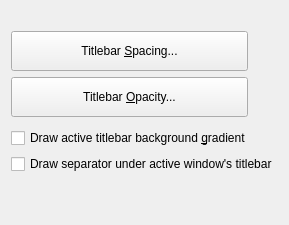
       <widget class="QWidget" name="tab_titlebar">
        <attribute name="title">
         <string>&amp;Titlebar</string>
        </attribute>
        <layout class="QVBoxLayout" name="verticalLayout_5">
         <item>
          <spacer name="verticalSpacer_22">
           <property name="orientation">
            <enum>Qt::Orientation::Vertical</enum>
           </property>
           <property name="sizeType">
            <enum>QSizePolicy::Policy::Fixed</enum>
           </property>
           <property name="sizeHint" stdset="0">
            <size>
             <width>20</width>
             <height>20</height>
            </size>
           </property>
          </spacer>
         </item>
         <item>
          <widget class="QPushButton" name="titleBarSpacingButton">
           <property name="sizePolicy">
            <sizepolicy hsizetype="Fixed" vsizetype="Fixed">
             <horstretch>0</horstretch>
             <verstretch>0</verstretch>
            </sizepolicy>
           </property>
           <property name="minimumSize">
            <size>
             <width>237</width>
             <height>40</height>
            </size>
           </property>
           <property name="text">
            <string>Titlebar &amp;Spacing...</string>
           </property>
           <property name="icon">
            <iconset theme="transform-crop-and-resize">
             <normaloff>../.designer/backup</normaloff>../.designer/backup</iconset>
           </property>
          </widget>
         </item>
         <item>
          <widget class="QPushButton" name="titleBarOpacityButton">
           <property name="sizePolicy">
            <sizepolicy hsizetype="Fixed" vsizetype="Fixed">
             <horstretch>0</horstretch>
             <verstretch>0</verstretch>
            </sizepolicy>
           </property>
           <property name="minimumSize">
            <size>
             <width>237</width>
             <height>40</height>
            </size>
           </property>
           <property name="text">
            <string>Titlebar &amp;Opacity...</string>
           </property>
           <property name="icon">
            <iconset theme="edit-opacity"/>
           </property>
          </widget>
         </item>
         <item>
          <spacer name="verticalSpacer_4">
           <property name="orientation">
            <enum>Qt::Orientation::Vertical</enum>
           </property>
           <property name="sizeType">
            <enum>QSizePolicy::Policy::Fixed</enum>
           </property>
           <property name="sizeHint" stdset="0">
            <size>
             <width>20</width>
             <height>5</height>
            </size>
           </property>
          </spacer>
         </item>
         <item>
          <widget class="QCheckBox" name="drawBackgroundGradient">
           <property name="text">
            <string>Draw active titlebar background &amp;gradient</string>
           </property>
          </widget>
         </item>
         <item>
          <widget class="QCheckBox" name="drawTitleBarSeparator">
           <property name="text">
            <string>Draw separator under active window's titlebar</string>
           </property>
          </widget>
         </item>
         <item>
          <spacer name="verticalSpacer_19">
           <property name="orientation">
            <enum>Qt::Orientation::Vertical</enum>
           </property>
           <property name="sizeHint" stdset="0">
            <size>
             <width>20</width>
             <height>40</height>
            </size>
           </property>
          </spacer>
         </item>
        </layout>
       </widget>
